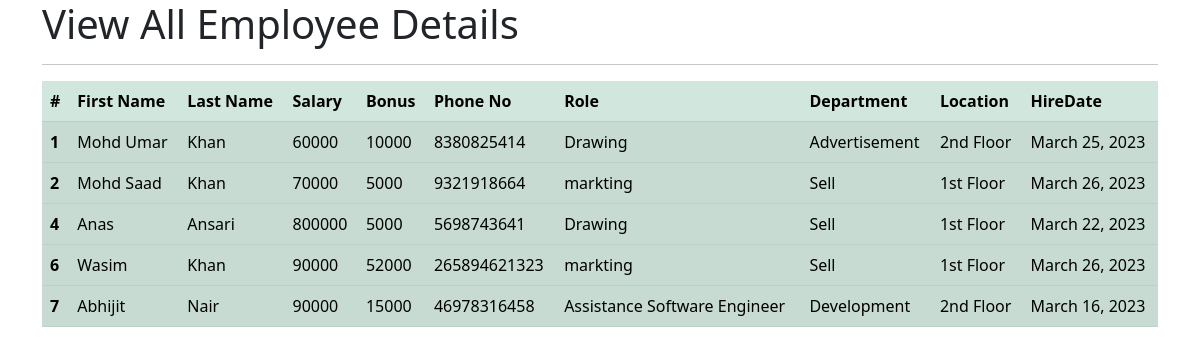
The page /view_emp on the database its author committed.
### emp_app/models.py (models this page shows, shortened)
class Employee(models.Model):
    first_name = models.CharField(max_length=100, null =False)
    last_name = models.CharField(max_length=100)
    dept = models.ForeignKey(Department,on_delete=models.CASCADE)
    salary = models.IntegerField(default=0)
    bonus = models.IntegerField(default=0)
    role = models.ForeignKey(Role,on_delete=models.CASCADE)
    phone = models.IntegerField(default=0)
    hire_date = models.DateField()

class Role(models.Model):
    name = models.CharField(max_length=100,null=False)

class Department(models.Model):
    name = models.CharField(max_length=100)
    location = models.CharField(max_length=100)

### emp_app/views.py (the view)
# urls.py: path('view_emp',views.view_emp,name='view_emp'),
def view_emp(request):
    emps = Employee.objects.all()
    context = {
      'emps' : emps
    }
    return render(request,'view_emp.html',context)

### emp_app/templates/view_emp.html (shortened to what this page needs)
<!doctype html>
<html lang="en">
<head>
    <link href="https://cdn.jsdelivr.net/npm/bootstrap@5.3.0-alpha2/dist/css/bootstrap.min.css" rel="stylesheet">
</head>
<body>
    <div class="container">
        <h1>View All Employee Details</h1>
        <hr>
        <table class="table table-success table-striped">
            <thead>
              <tr>
                <th scope="col">#</th>
                <th scope="col">First Name</th>
                <th scope="col">Last Name</th>
                <th scope="col">Salary</th>
                <th scope="col">Bonus</th>
                <th scope="col">Phone No</th>
                <th scope="col">Role</th>
                <th scope="col">Department</th>
                <th scope="col">Location</th>
                <th scope="col">HireDate</th>
              </tr>
            </thead>
            {% for emp in emps %}
            <tbody>
              <tr>
                <th scope="row" >{{emp.id}}</th>
                <td>{{emp.first_name}}</td>
                <td>{{emp.last_name}}</td>
                <td>{{emp.salary}}</td>
                <td>{{emp.bonus}}</td>
                <td>{{emp.phone}}</td>
                <td>{{emp.role.name}}</td>
                <td>{{emp.dept.name}}</td>
                <td>{{emp.dept.location}}</td>
                <td>{{emp.hire_date}}</td>
              </tr>
            </tbody>
            {% endfor %}
          </table>
    </div>
</body>
</html>

### rows shown on the page
Employee: id "1", first_name "Mohd Umar", last_name "Khan", salary "60000", bonus "10000", phone "8380825414", role.name "Drawing", dept.name "Advertisement", dept.location "2nd Floor", hire_date "March 25, 2023"
Employee: id "2", first_name "Mohd Saad", last_name "Khan", salary "70000", bonus "5000", phone "9321918664", role.name "markting", dept.name "Sell", dept.location "1st Floor", hire_date "March 26, 2023"
Employee: id "4", first_name "Anas", last_name "Ansari", salary "800000", bonus "5000", phone "5698743641", role.name "Drawing", dept.name "Sell", dept.location "1st Floor", hire_date "March 22, 2023"
Employee: id "6", first_name "Wasim", last_name "Khan", salary "90000", bonus "52000", phone "265894621323", role.name "markting", dept.name "Sell", dept.location "1st Floor", hire_date "March 26, 2023"
Employee: id "7", first_name "Abhijit", last_name "Nair", salary "90000", bonus "15000", phone "46978316458", role.name "Assistance Software Engineer", dept.name "Development", dept.location "2nd Floor", hire_date "March 16, 2023"
